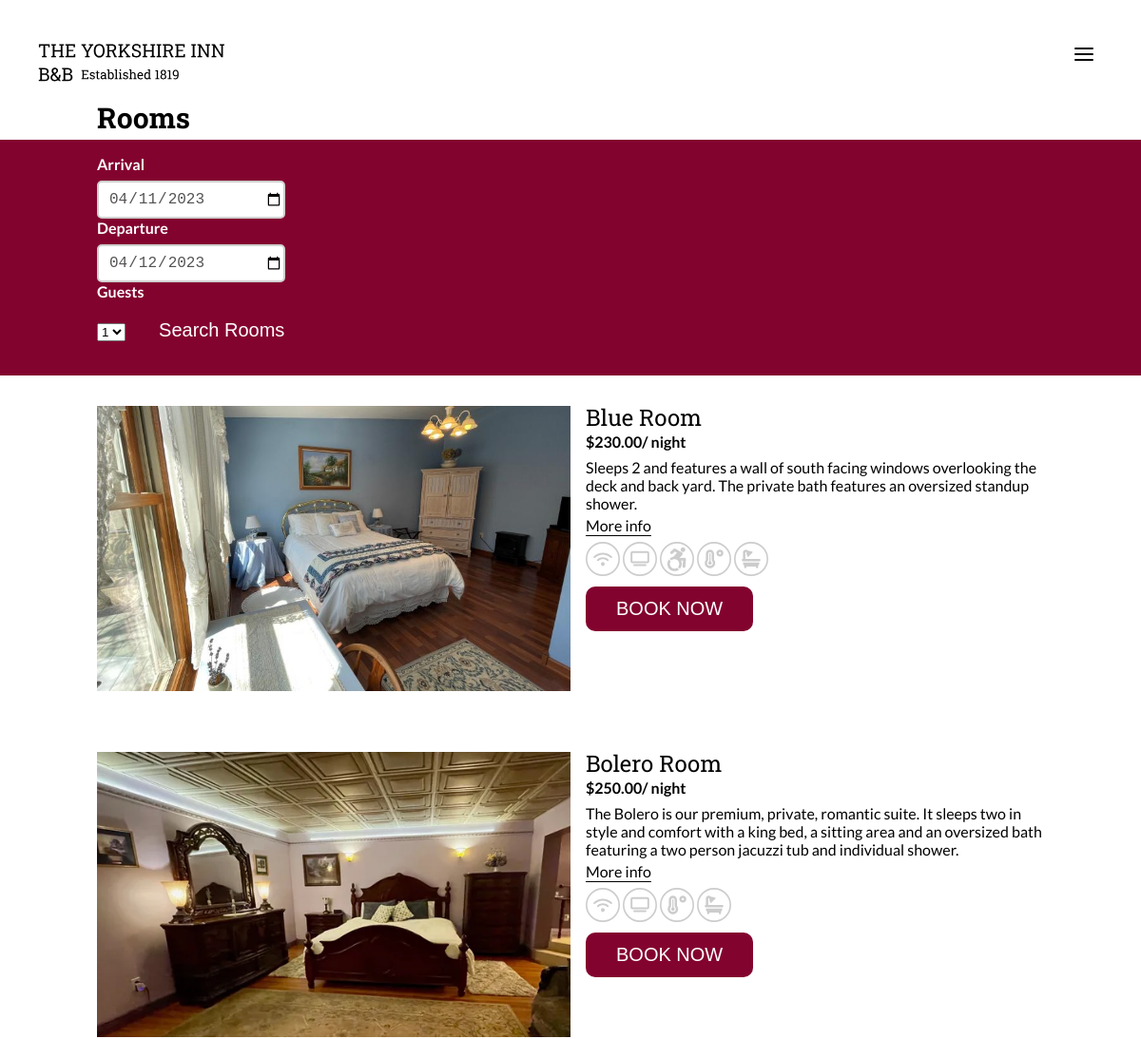
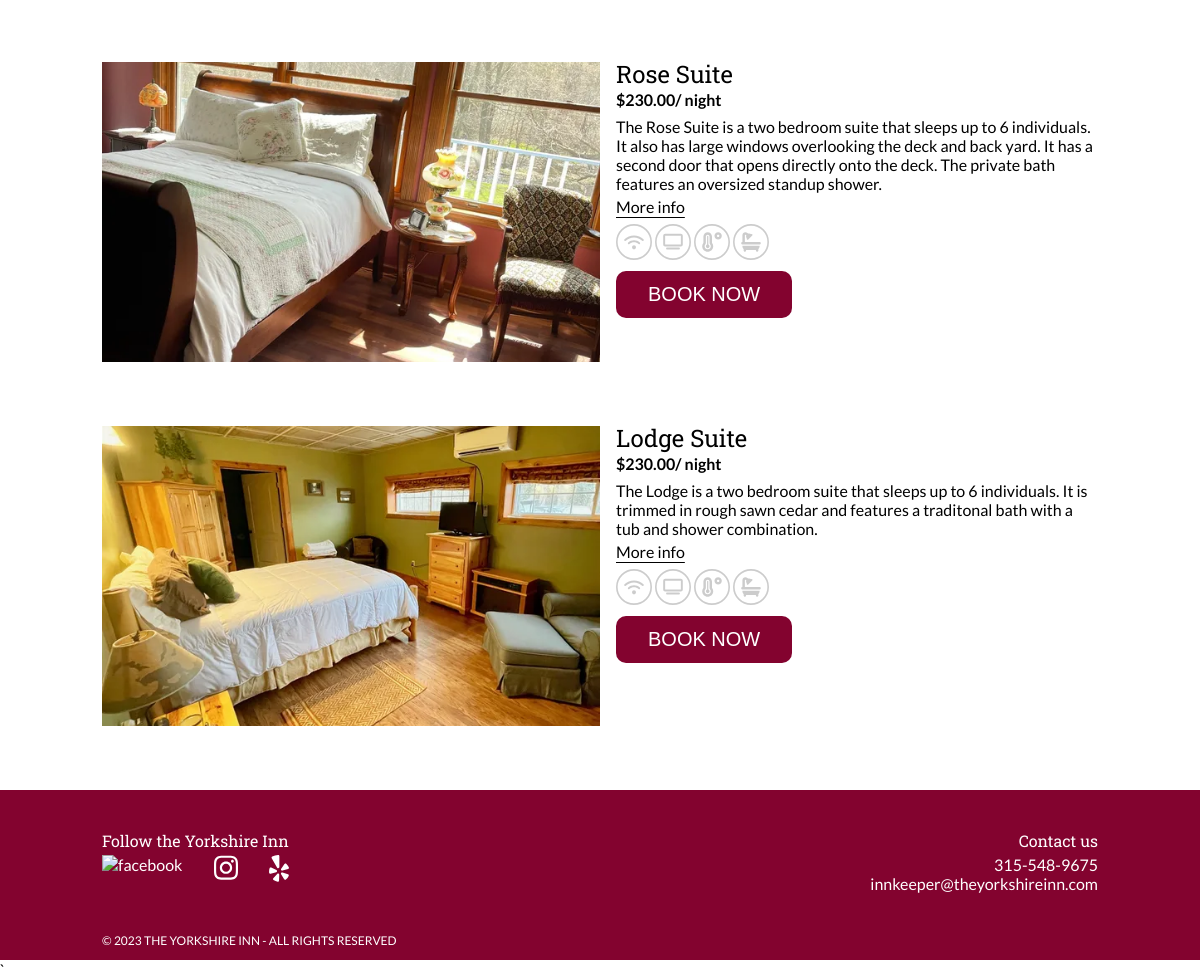
Page /admin/rooms on the committed database (2 pictures, top to bottom).
### tables this page shows
CREATE TABLE `Rooms` (
  `RoomID` int(11) NOT NULL,
  `RoomNumber` varchar(20) DEFAULT NULL,
  `RoomName` varchar(50) DEFAULT NULL,
  `Description` text DEFAULT NULL,
  `Sleeps` int(11) NOT NULL,
  `Picture` text NOT NULL,
  `PricePerNight` decimal(10,2) DEFAULT NULL
);

### app/controllers/Rooms.php (called while the page is built)
<?php
class Rooms extends Controller
{
    public function index()
    {
        $this->view('rooms');
    }
}

### app/core/App.php (called while the page is built, shortened)
<?php
    class App {
        private $method = 'index';
        private function cleanURL() {
            $URL = $_GET['url'] ?? 'home';
            $URL = explode("/", trim($URL, "/"));
            return $URL;
        }
        public function loadController() {
            $URL = $this->cleanURL();
            $controller = new $this->controller;
            call_user_func_array([$controller, $this->method], $URL);
        }
    }

### admin/index.php (called while the page is built, shortened)
<?php
    $app = new App;
    $app->loadController();

### app/core/Database.php (called while the page is built)
<?php
Class Database{
    public function connect()
    {
        $string = "mysql:hostname=" . DBHOST . ";dbname=" . DBNAME;
        $con = new PDO($string, DBUSER, DBPASS);
        return $con;
    }
    public function query($query, $data = [])
    {
        try {
            $con = $this->connect();
            $stm = $con->prepare($query);
            $check = $stm->execute($data);
            if($check)
            {
                $result = $stm->fetchAll(PDO::FETCH_OBJ);
                if(is_array($result) && count($result) > 0)
                {
                    return $result;
                } return $result;
            }
        } catch (PDOException $e) {
            echo "Error: " . $e->getMessage();
        }
        return false;
    }
}

### app/views/rooms.view.php (the view, shortened to what this page needs)
<?php
$db = new Database;
$submit_btn = isset($_POST['submit']);
if ($submit_btn) {
  $arrive_date = $_POST['arrive_date'];
  $depart_date = $_POST['depart_date'];
  $guest_num = $_POST['guest_num'];
  $query = "SELECT * FROM Rooms where RoomID not in(SELECT RoomID from Bookings WHERE CheckInDate < '$depart_date' AND CheckOutDate > '$arrive_date') and Sleeps >= '$guest_num'";
  $result = $db->query($query);
} else {
  $query = "SELECT * FROM Rooms";
  $result = $db->query($query);
}
?>
<!DOCTYPE html>
<html lang="en">
<head>
  <link rel="stylesheet" href="<?=ROOT?>/assets/css/style.css">
</head>
<body>
  <header>
    <nav class="navbar">
      <div class="logo">
        <a href="<?=ROOT?>">
          <img src="<?=ROOT?>/assets/images/icons/logo.svg" alt="The Yorkshire Inn">
        </a>
      </div>
      <img src="<?=ROOT?>/assets/images/icons/menu.svg" alt="menu icon" class="menu-icon">
    </nav>
  </header>
  <div class="container">
  <section class="rooms section-title">
        <h2>Rooms</h2>
        <div class="calendar full-bleed">
            <div class="arrival">
                <form method="POST" action="">
                <p>Arrival</p>
                    <input class="date-picker" name="arrive_date" type="date" >
                <p>Departure</p>
                    <input class="date-picker departure" name="depart_date" type="date" >
                <p>Guests</p>
                    <select name="guest_num" id="guest_num">
                        <option value="1">1</option>
                    </select>
                    <button class="login-button" name="submit" type="submit">Search Rooms</button>
                </form>
            </div>
        </div>
      <?php foreach ($result as $row): ?>
        <div class="room-preview">
            <div class="room-preview-img">
                <img src="<?=ROOT?><?=$row->Picture?>" alt="<?=$row->RoomName?>">
            </div>
            <div class="room-preview-info">
                <h3><?=$row->RoomName?></h3>
                <p class="room-preview-price">$<?=$row->PricePerNight?>/ night</p>
                <p class="room-preview-description"><?=$row->Description?>
                </p>
                <a href="blueroom" class="underline">More info</a>
                <div class="room-preview-icons">
                    <img src="<?=ROOT?>/assets/images/icons/wifi-grey.svg" alt="Icon">
                    <img src="<?=ROOT?>/assets/images/icons/tv-grey.svg" alt="Icon">
                    <?php if($row->RoomName == "Blue Room"): ?>
                        <img src="<?=ROOT?>/assets/images/icons/wheelchair-grey.svg" alt="Icon">
                    <?php endif; ?>
                    <img src="<?=ROOT?>/assets/images/icons/heat-grey.svg" alt="Icon">
                    <img src="<?=ROOT?>/assets/images/icons/bath-grey.svg" alt="Icon">
                </div>
                <form action="oneroom" method="POST">
                    <button class="search_rooms_btn" <?php if (!$submit_btn){ echo "disabled"; }?>>BOOK NOW</button>
                </form>
            </div>
        </div>
      <?php endforeach; ?>
    </section>
    <footer class="full-bleed">
      <div class="footer-container">
        <div class="footer-socials">
          <p class="footer-title">Follow the Yorkshire Inn</p>
          <div class="footer-socials-icons">
            <a href="https://www.facebook.com/theyorkshireinn/"><img src="<?=ROOT?>/assets/images/icons/facebook-white.svg" alt="facebook"></a>
            <a href="https://www.instagram.com/the_yorkshire_inn/"><img src="<?=ROOT?>/assets/images/icons/instagram-white.svg" alt="instagram"></a>
            <a href="https://www.yelp.com/biz/the-yorkshire-inn-phelps"><img src="<?=ROOT?>/assets/images/icons/yelp-white.svg" alt="yelp"></a>
          </div>
        </div>
        <div class="footer-contact">
          <p class="footer-title">Contact us</p>
          <p>315-548-9675</p>
          <p>innkeeper@theyorkshireinn.com</p>
        </div>
    </div>
    <p class="copyright">© 2023 THE YORKSHIRE INN - ALL RIGHTS RESERVED</p>
    </footer>
  </div>
`</body>
</html>

### app/core/Controller.php
<?php
Class Controller
{
    public function view($name)
    {
        $filename = "../app/views/".$name.".view.php";
        if(file_exists($filename))
        {
            require $filename;
        }else{
            $filename = "../app/views/404.view.php";
            require $filename;
        }
    }
}

### public/assets/css/style.css (style rules this page uses)
* { margin: 0; padding: 0; font-weight: normal; }
html, body { min-height: 100%; padding: 0; margin: 0 120px; font-family: 'Lato', sans-serif; }
body { overflow-x: hidden; }
a { color: inherit; text-decoration: none; text-underline-offset: 4px; }
header { display: flex; flex-direction: column; align-items: center; margin-bottom: 20px; }
.navbar { display: flex; justify-content: space-between; align-items: center; width: 100%; margin: 0; padding: 20px 0; }
.logo img { height: 50px; width: auto; }
.menu-icon { display: none; position: absolute; top: 50px; right: 50px; cursor: pointer; }
.container { max-width: 996px; margin: 0 auto; }
button { font-size: 20px; background-color: #83032F; color: #fff; border-radius: 10px; padding: 12px 32px; cursor: pointer; border: none; }
p { font-size: 16px; }
.underline { text-decoration: underline; }
.section-title h2 { font-family: 'Roboto Slab', sans-serif; font-weight: 700; margin-bottom: 4px; font-size: 30px; }
h2 { font-family: 'Roboto Slab', sans-serif; font-size: 30px; }
h3 { font-family: 'Roboto Slab', sans-serif; font-size: 24px; }
.rooms { margin-top: 48px; margin-bottom: 32px; }
.calendar { display: flex; column-gap: 24px; background-color: #83032F; padding-bottom: 24px; padding-top: 16px; margin-bottom: 32px; }
.calendar p { color: #fff; margin-bottom: 8px; font-weight: bold; }
.calendar input { border: 2.5px solid #CFCFCF; border-radius: 5px; padding: 8px 0; padding-left: 10px; font-size: 16px; color: #565453; }
.date-picker { width: 184px; }
.room-preview { display: flex; margin-bottom: 64px; column-gap: 16px; }
.room-preview h3 { line-height: 100%; margin-bottom: 4px; }
.room-preview-img { min-width: 50%; height: 100%; height: 300px; }
.room-preview-img img { display: block; height: 100%; width: 100%; object-fit: cover; }
.room-preview-price { font-weight: bold; margin-bottom: 8px; }
.room-preview-description { margin-bottom: 4px; }
.room-preview-icons { margin-top: 8px; margin-bottom: 8px; }
.room-preview-icons img { width: 36px; }
.room-preview-info { display: flex; flex-direction: column; align-items: flex-start; }
footer { background-color: #83032F; color: #fff; margin-top: auto; padding-top: 40px; padding-bottom: 12px; }
.footer-container { display: flex; justify-content: space-between; margin-bottom: 40px; }
.footer-contact { display: flex; flex-direction: column; align-items: flex-end; }
.footer-socials-icons { display: flex; justify-content: space-between; }
.full-bleed { box-shadow: 0 0 0 100vmax #83032F; clip-path: inset(0 -100vmax); }
.footer-title { font-family: 'Roboto Slab', sans-serif; margin-bottom: 4px; }
.copyright { font-size: 12px; }
@media only screen and (max-width: 1340px) { html, body { margin: 0; } }
@media only screen and (max-width: 1340px) { .container { margin-top: 64px; } }
@media only screen and (max-width: 1340px) { .navbar .logo { position: absolute; top: 40px; left: 40px; } }
@media only screen and (max-width: 1340px) { .navbar { z-index: 100; } }
@media only screen and (max-width: 1340px) { .logo { z-index: 100; } }
@media only screen and (max-width: 1340px) { .menu-icon { display: block; z-index: 100; } }

### rows in the picture
rooms: Picture (picture), RoomName "Blue Room", PricePerNight "230.00", Description "Sleeps 2 and features a wall of south facing windows overlooking the deck and back yard. The private bath features an oversized standup shower."
rooms: Picture (picture), RoomName "Bolero Room", PricePerNight "250.00", Description "The Bolero is our premium, private, romantic suite. It sleeps two in style and comfort with a king bed, a sitting area and an oversized bath featuring a two person jacuzzi tub and individual shower."
rooms: Picture (picture), RoomName "Rose Suite", PricePerNight "230.00", Description "The Rose Suite is a two bedroom suite that sleeps up to 6 individuals. It also has large windows overlooking the deck and back yard. It has a second door that opens directly onto the deck. The private bath features an oversized standup shower."
rooms: Picture (picture), RoomName "Lodge Suite", PricePerNight "230.00", Description "The Lodge is a two bedroom suite that sleeps up to 6 individuals. It is trimmed in rough sawn cedar and features a traditonal bath with a tub and shower combination."
